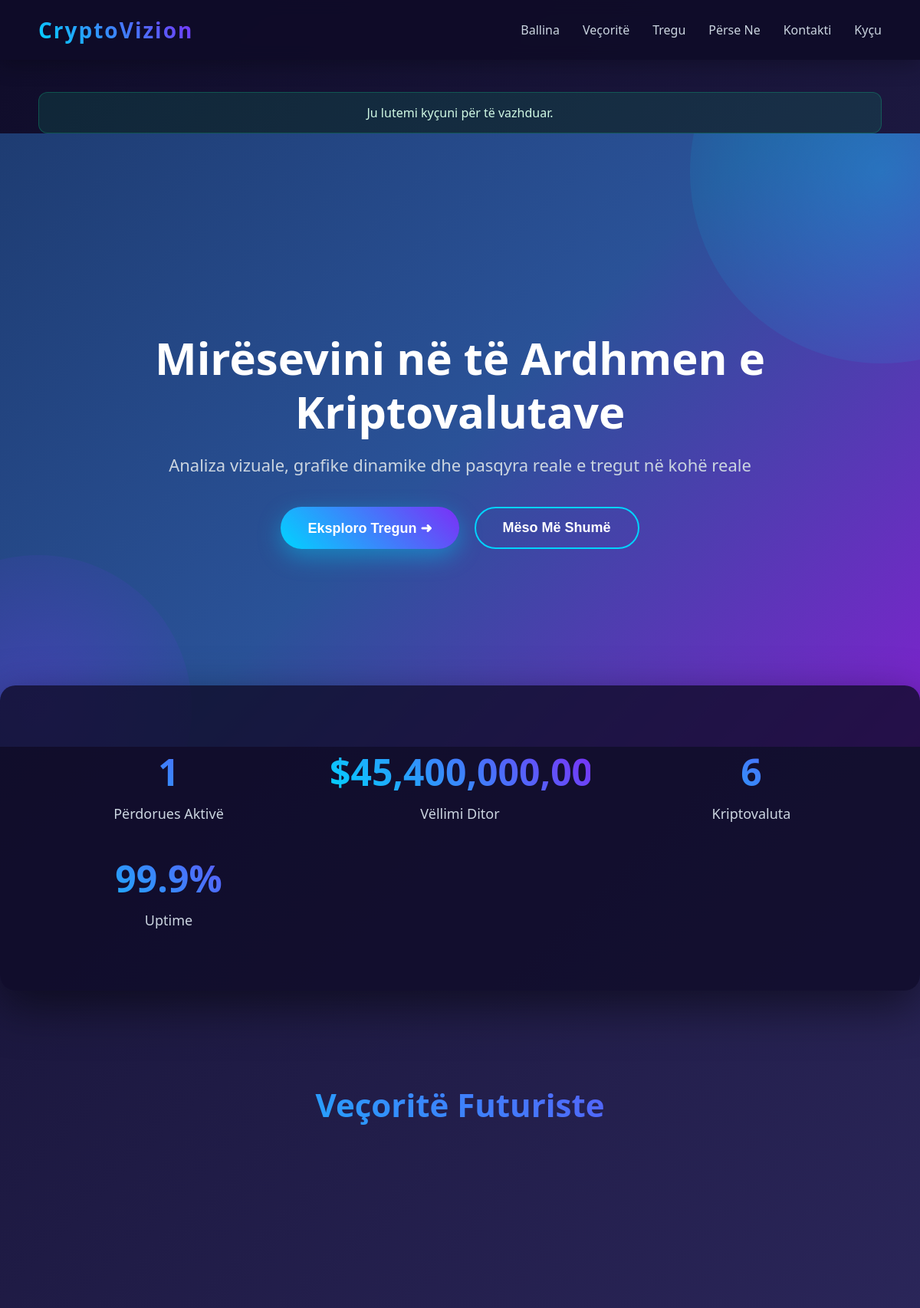
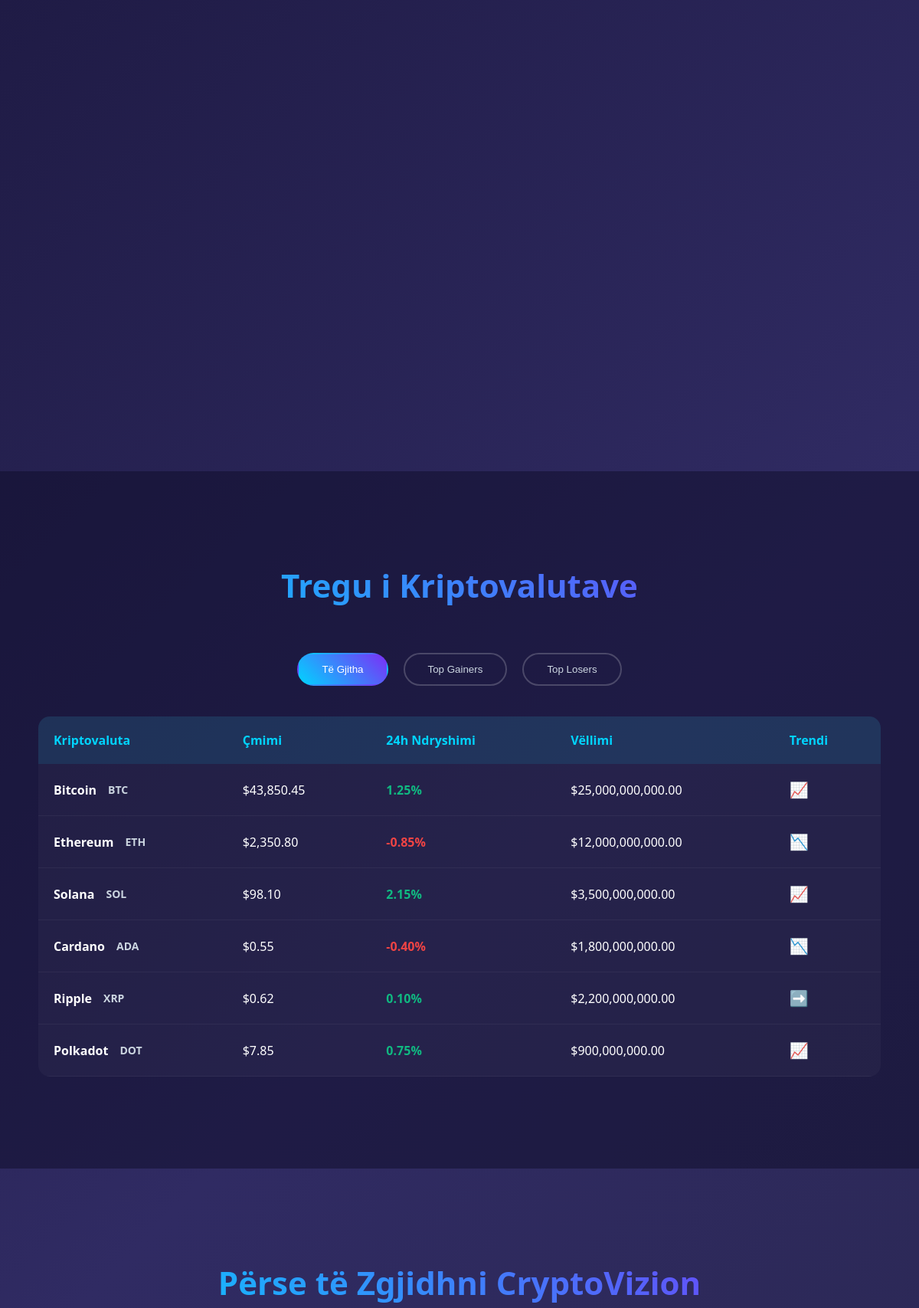
The app's page /index.php?auth=login (upper part) with its own data (2 pictures, top to bottom).
### tables this page shows
CREATE TABLE IF NOT EXISTS cryptos (
    id INT AUTO_INCREMENT PRIMARY KEY,
    name VARCHAR(120) NOT NULL,
    symbol VARCHAR(10) NOT NULL UNIQUE,
    price_usd DECIMAL(14,2) NOT NULL DEFAULT 0,
    change_24h DECIMAL(6,2) NOT NULL DEFAULT 0,
    volume_24h DECIMAL(18,2) NOT NULL DEFAULT 0,
    trend ENUM('up', 'down', 'flat') NOT NULL DEFAULT 'flat',
    market_rank INT NULL,
    created_at TIMESTAMP DEFAULT CURRENT_TIMESTAMP,
    updated_at TIMESTAMP NULL DEFAULT NULL
);

### db.php (called while the page is built, shortened)
<?php
function e(string $value): string
{
    return htmlspecialchars($value, ENT_QUOTES, 'UTF-8');
}
function is_logged_in(): bool
{
    return isset($_SESSION['user']);
}

### index.php (the view, shortened to what this page needs)
<?php
require_once __DIR__ . '/db.php';
$pdo = db();
$cryptos = $pdo->query('SELECT * FROM cryptos ORDER BY COALESCE(market_rank, 999999), name')->fetchAll();
$userCount = (int)$pdo->query('SELECT COUNT(*) FROM users')->fetchColumn();
$cryptoCount = (int)$pdo->query('SELECT COUNT(*) FROM cryptos')->fetchColumn();
$volumeTotal = (float)$pdo->query('SELECT COALESCE(SUM(volume_24h), 0) FROM cryptos')->fetchColumn();
function format_money(float $value): string
{
    return '$' . number_format($value, 2);
}
$notice = null;
$noticeType = 'success';
if (isset($_GET['auth']) && $_GET['auth'] === 'login') {
    $notice = 'Ju lutemi kyçuni për të vazhduar.';
}
?>
<!DOCTYPE html>
<html lang="sq">
<head>
    <link rel="stylesheet" href="style.css">
</head>
<body>
<?php if ($notice): ?>
    <div class="notice <?= $noticeType === 'error' ? 'error' : '' ?>">
        <?= e($notice) ?>
    </div>
<?php endif; ?>
<header>
    <div class="logo">CryptoVizion</div>
    <nav>
        <a href="#home">Ballina</a>
        <a href="#features">Veçoritë</a>
        <a href="#market">Tregu</a>
        <a href="#why">Përse Ne</a>
        <a href="#contact">Kontakti</a>
        <?php if (!is_logged_in()): ?>
            <a href="#auth">Kyçu</a>
        <?php endif; ?>
    </nav>
</header>
<section id="home" class="hero">
    <div class="hero-content">
        <h1>Mirësevini në të Ardhmen e Kriptovalutave</h1>
        <p>Analiza vizuale, grafike dinamike dhe pasqyra reale e tregut në kohë reale</p>
        <div class="cta-buttons">
            <button class="btn btn-primary" id="exploreBtn">Eksploro Tregun ➜</button>
            <button class="btn btn-secondary">Mëso Më Shumë</button>
        </div>
    </div>
</section>
<div class="stats">
    <div class="stat-item">
        <div class="stat-number"><?= number_format($userCount) ?></div>
        <div class="stat-label">Përdorues Aktivë</div>
    </div>
    <div class="stat-item">
        <div class="stat-number"><?= format_money($volumeTotal) ?></div>
        <div class="stat-label">Vëllimi Ditor</div>
    </div>
    <div class="stat-item">
        <div class="stat-number"><?= number_format($cryptoCount) ?></div>
        <div class="stat-label">Kriptovaluta</div>
    </div>
    <div class="stat-item">
        <div class="stat-number">99.9%</div>
        <div class="stat-label">Uptime</div>
    </div>
</div>
<section id="features" class="features">
    <h2 class="section-title">Veçoritë Futuriste</h2>
    <div class="features-grid">
    </div>
</section>
<section id="market" class="market-section">
    <div class="market-container">
        <h2 class="section-title">Tregu i Kriptovalutave</h2>
        <div class="market-tabs">
            <button class="tab-btn active">Të Gjitha</button>
            <button class="tab-btn">Top Gainers</button>
            <button class="tab-btn">Top Losers</button>
        </div>
        <table>
            <thead>
                <tr>
                    <th>Kriptovaluta</th>
                    <th>Çmimi</th>
                    <th>24h Ndryshimi</th>
                    <th>Vëllimi</th>
                    <th>Trendi</th>
                </tr>
            </thead>
            <tbody>
                <?php foreach ($cryptos as $crypto): ?>
                    <?php
                        $change = (float)$crypto['change_24h'];
                        $trendIcon = $crypto['trend'] === 'up' ? '📈' : ($crypto['trend'] === 'down' ? '📉' : '➡️');
                        $changeClass = $change > 0 ? 'positive' : ($change < 0 ? 'negative' : '');
                    ?>
                    <tr>
                        <td>
                            <div class="crypto-name">
                                <strong><?= e($crypto['name']) ?></strong>
                                <span class="crypto-symbol"><?= e($crypto['symbol']) ?></span>
                            </div>
                        </td>
                        <td><?= format_money((float)$crypto['price_usd']) ?></td>
                        <td class="<?= $changeClass ?>" style="font-weight:bold;">
                            <?= number_format($change, 2) ?>%
                        </td>
                        <td><?= format_money((float)$crypto['volume_24h']) ?></td>
                        <td style="font-size: 20px;">
                            <?= $trendIcon ?>
                        </td>
                    </tr>
                <?php endforeach; ?>
            </tbody>
        </table>
    </div>
</section>
<section id="why" class="why-choose">
    <h2 class="section-title">Përse të Zgjidhni CryptoVizion</h2>
</section>
</body>
</html>

### records on screen
cryptos: name "Bitcoin", symbol "BTC", price_usd "$43,850.45", change_24h "1.25", volume_24h "$25,000,000,000.00", trend "📈"
cryptos: name "Ethereum", symbol "ETH", price_usd "$2,350.80", change_24h "-0.85", volume_24h "$12,000,000,000.00", trend "📉"
cryptos: name "Solana", symbol "SOL", price_usd "$98.10", change_24h "2.15", volume_24h "$3,500,000,000.00", trend "📈"
cryptos: name "Cardano", symbol "ADA", price_usd "$0.55", change_24h "-0.40", volume_24h "$1,800,000,000.00", trend "📉"
cryptos: name "Ripple", symbol "XRP", price_usd "$0.62", change_24h "0.10", volume_24h "$2,200,000,000.00", trend "➡️"
cryptos: name "Polkadot", symbol "DOT", price_usd "$7.85", change_24h "0.75", volume_24h "$900,000,000.00", trend "📈"

### other values on screen
$notice "Ju lutemi kyçuni për të vazhduar."
$userCount "1"
format_money($volumeTotal) "$45,400,000,000.00"
$cryptoCount "6"
